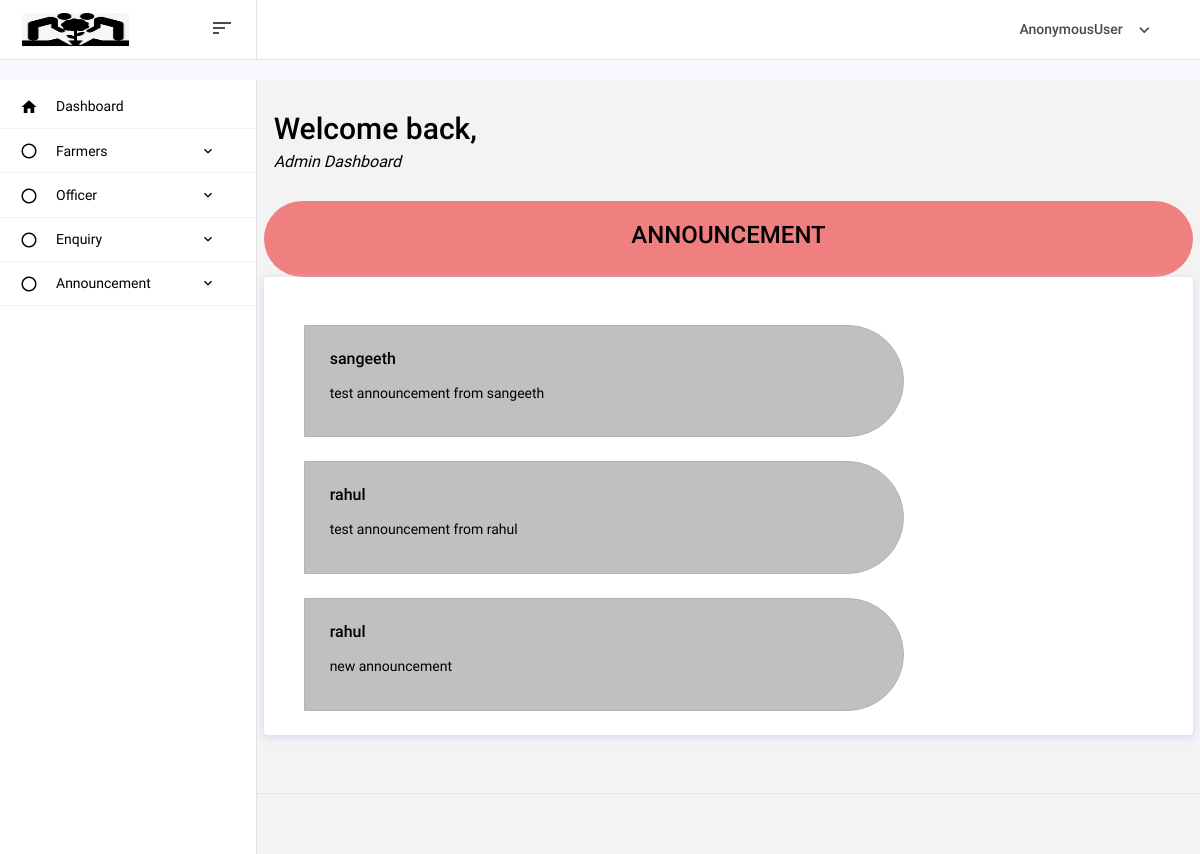
Page /view_announce_ad/ on the committed database.
### cropyieldapp/models.py (models this page shows)
class Announcement(models.Model):
    user = models.ForeignKey(Officer, on_delete=models.CASCADE, related_name='announcement')
    content = models.TextField(max_length=1000)

class Officer(models.Model):
    user = models.ForeignKey(Login, on_delete=models.CASCADE, related_name='officer')
    name = models.CharField(max_length=100)
    contact_no = models.CharField(max_length=100)
    email = models.EmailField()
    address = models.TextField(max_length=200)
    office_regno = models.CharField(max_length=25)
    office_location = models.CharField(max_length=25)
    office_name = models.CharField(max_length=25)
    photo=models.ImageField(upload_to="oPhoto",unique=True)
    id_card = models.ImageField(upload_to="oimages", unique=True)
    def __str__(self):
        return self.name

### cropyieldapp/adminviews.py (the view)
# urls.py: path('view_announce_ad/', adminviews.view_announce, name='view_announce_ad'),
def view_announce(request):
    content=Announcement.objects.all()
    return render(request,'admin/announce_view.html',{'content':content})

### templates/admin/announce_view.html (shortened to what this page needs)
{% extends 'admin/admin_home.html' %}
{% load crispy_forms_tags %}
{% block content %}
<div class="head" style="background-color:#F08080; width:100%; text-align:center">
    <h3>ANNOUNCEMENT</h3>
      </div>
<div class="card">
  <div class="card-body">
{% for i in content %}
      <div class="ash mt-4" style="background-color:#C0C0C0">
    <h5>{{i.user}}</h5>
    <p class="mt-3">{{i.content}}</p>
          </div>
{% endfor %}
  </div>
</div>
{% endblock %}

### static/css/dash.css (style rules this page uses)
body { margin-top:20px; background-color: #f7f7ff; }
.card { position: relative; display: flex; flex-direction: column; min-width: 0; word-wrap: break-word; background-color: #fff; background-clip: border-box; border: 0px solid rgba(0, 0, 0, 0); border-radius: .25rem; margin-bottom: 1.5rem; box-shadow: 0 2px 6px 0 rgb(218 218 253 / 65%), 0 2px 6px 0 rgb(206 206 238 / 54%); }

### templates/admin/announce_view.html (style rules this page uses)
.ash { border:1px solid #adb5bd; padding:25px; border-radius: 0px 80px 80px 0px; width:600px; }
.head { padding:22px; }
.head { border-radius: 40px 40px 40px 40px; }

### rows in the picture
Announcement: user "sangeeth", content "test announcement from sangeeth"
Announcement: user "rahul", content "test announcement from rahul"
Announcement: user "rahul", content "new announcement"

### other values in the picture
{{ request.user }} "AnonymousUser"
